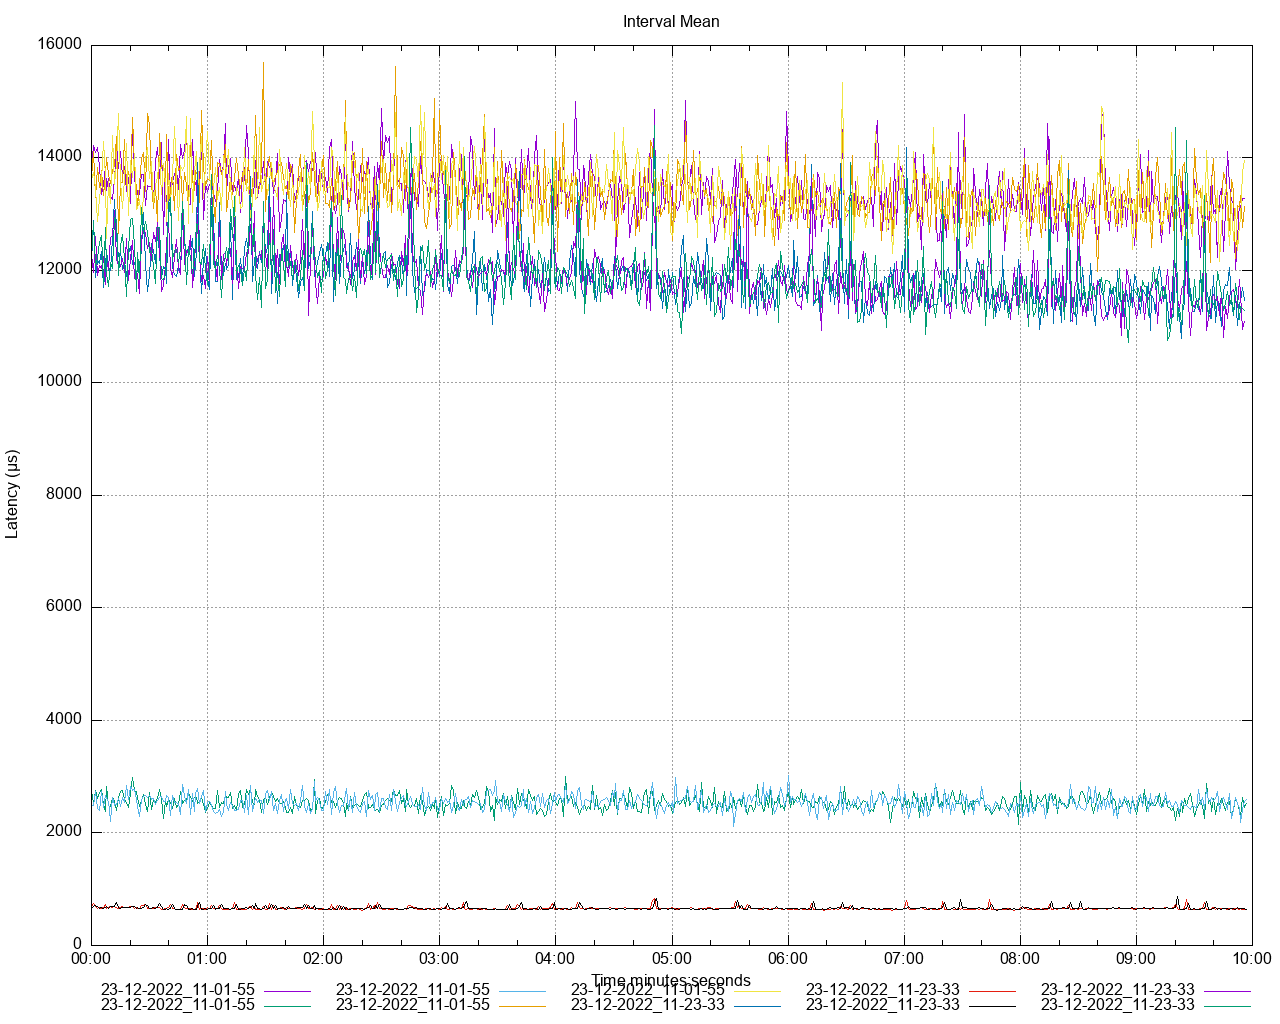

Reproduce this figure in gnuplot.
set title 'Interval Mean' noenhanced
set style data lines
set datafile separator ","
set terminal png size 1280,1024
set grid
set key below
set xdata time
set timefmt "%s"
offset = 0
t0(x)=(offset=($0==0) ? x : offset, x - offset)
set xlabel 'Time minutes:seconds'
set ylabel 'Latency (μs)'
set output '/Users/ahmet.mircik/Workspace/python/hazelcast-simulator/offload-benchmarks/report/latency/latency_interval_mean_put.png'
plot \
   '/Users/ahmet.mircik/Workspace/python/hazelcast-simulator/offload-benchmarks/report/data/latency_interval_mean_put_1.data' using (t0(timecolumn(1))):2 title "23-12-2022_11-01-55" noenhanced , \
   '/Users/ahmet.mircik/Workspace/python/hazelcast-simulator/offload-benchmarks/report/data/latency_interval_mean_put_2.data' using (t0(timecolumn(1))):2 title "23-12-2022_11-01-55" noenhanced , \
   '/Users/ahmet.mircik/Workspace/python/hazelcast-simulator/offload-benchmarks/report/data/latency_interval_mean_put_3.data' using (t0(timecolumn(1))):2 title "23-12-2022_11-01-55" noenhanced , \
   '/Users/ahmet.mircik/Workspace/python/hazelcast-simulator/offload-benchmarks/report/data/latency_interval_mean_put_4.data' using (t0(timecolumn(1))):2 title "23-12-2022_11-01-55" noenhanced , \
   '/Users/ahmet.mircik/Workspace/python/hazelcast-simulator/offload-benchmarks/report/data/latency_interval_mean_put_5.data' using (t0(timecolumn(1))):2 title "23-12-2022_11-01-55" noenhanced , \
   '/Users/ahmet.mircik/Workspace/python/hazelcast-simulator/offload-benchmarks/report/data/latency_interval_mean_put_6.data' using (t0(timecolumn(1))):2 title "23-12-2022_11-23-33" noenhanced , \
   '/Users/ahmet.mircik/Workspace/python/hazelcast-simulator/offload-benchmarks/report/data/latency_interval_mean_put_7.data' using (t0(timecolumn(1))):2 title "23-12-2022_11-23-33" noenhanced , \
   '/Users/ahmet.mircik/Workspace/python/hazelcast-simulator/offload-benchmarks/report/data/latency_interval_mean_put_8.data' using (t0(timecolumn(1))):2 title "23-12-2022_11-23-33" noenhanced , \
   '/Users/ahmet.mircik/Workspace/python/hazelcast-simulator/offload-benchmarks/report/data/latency_interval_mean_put_9.data' using (t0(timecolumn(1))):2 title "23-12-2022_11-23-33" noenhanced , \
   '/Users/ahmet.mircik/Workspace/python/hazelcast-simulator/offload-benchmarks/report/data/latency_interval_mean_put_10.data' using (t0(timecolumn(1))):2 title "23-12-2022_11-23-33" noenhanced , \
